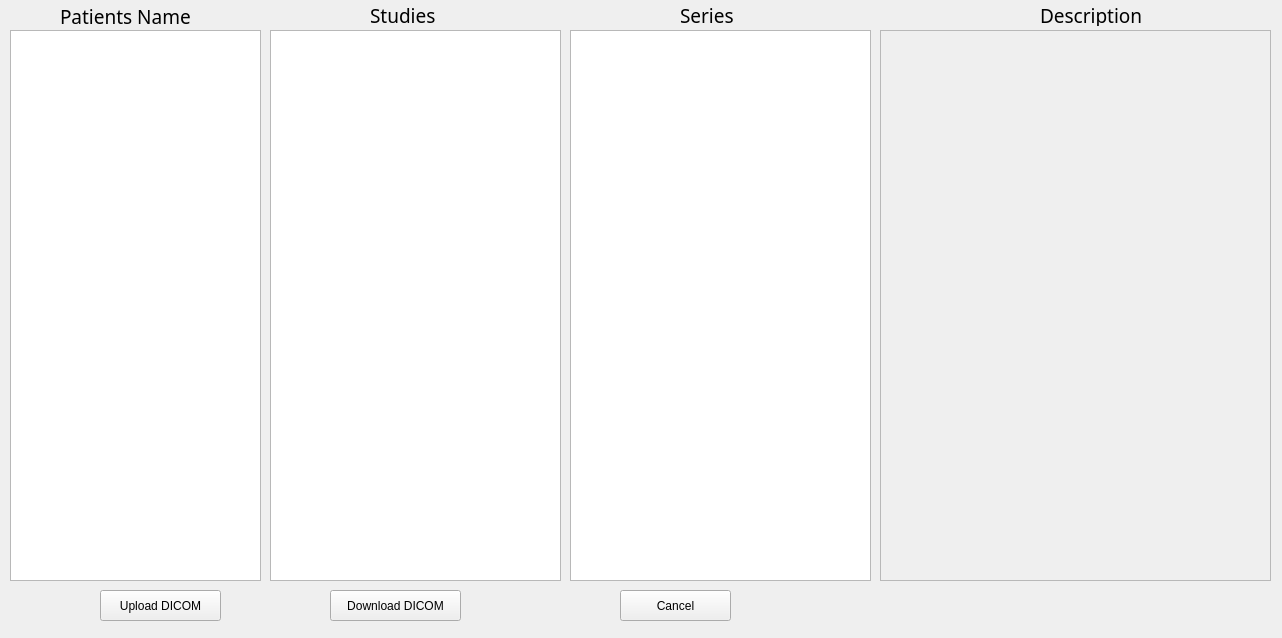
<?xml version="1.0" encoding="UTF-8"?>
<ui version="4.0">
 <class>PacsWindow</class>
 <widget class="QMainWindow" name="PacsWindow">
  <property name="enabled">
   <bool>true</bool>
  </property>
  <property name="geometry">
   <rect>
    <x>0</x>
    <y>0</y>
    <width>1282</width>
    <height>638</height>
   </rect>
  </property>
  <property name="font">
   <font>
    <kerning>true</kerning>
   </font>
  </property>
  <property name="windowTitle">
   <string notr="true">PacsWindow</string>
  </property>
  <property name="animated">
   <bool>true</bool>
  </property>
  <widget class="QWidget" name="centralWidget">
   <widget class="QPushButton" name="selectFolder">
    <property name="geometry">
     <rect>
      <x>100</x>
      <y>590</y>
      <width>121</width>
      <height>31</height>
     </rect>
    </property>
    <property name="text">
     <string>Upload DICOM</string>
    </property>
   </widget>
   <widget class="QLabel" name="label">
    <property name="geometry">
     <rect>
      <x>60</x>
      <y>6</y>
      <width>141</width>
      <height>20</height>
     </rect>
    </property>
    <property name="font">
     <font>
      <family>Century Gothic</family>
      <pointsize>14</pointsize>
      <weight>50</weight>
      <bold>false</bold>
     </font>
    </property>
    <property name="text">
     <string>Patients Name</string>
    </property>
   </widget>
   <widget class="QLabel" name="label_2">
    <property name="geometry">
     <rect>
      <x>370</x>
      <y>5</y>
      <width>81</width>
      <height>21</height>
     </rect>
    </property>
    <property name="font">
     <font>
      <family>Century Gothic</family>
      <pointsize>14</pointsize>
     </font>
    </property>
    <property name="text">
     <string>Studies</string>
    </property>
   </widget>
   <widget class="QLabel" name="label_3">
    <property name="geometry">
     <rect>
      <x>680</x>
      <y>0</y>
      <width>61</width>
      <height>31</height>
     </rect>
    </property>
    <property name="font">
     <font>
      <family>Century Gothic</family>
      <pointsize>14</pointsize>
     </font>
    </property>
    <property name="text">
     <string>Series</string>
    </property>
   </widget>
   <widget class="QLabel" name="label_4">
    <property name="geometry">
     <rect>
      <x>1040</x>
      <y>5</y>
      <width>121</width>
      <height>21</height>
     </rect>
    </property>
    <property name="font">
     <font>
      <family>Century Gothic</family>
      <pointsize>14</pointsize>
     </font>
    </property>
    <property name="text">
     <string>Description</string>
    </property>
   </widget>
   <widget class="QTextEdit" name="textEdit">
    <property name="enabled">
     <bool>false</bool>
    </property>
    <property name="geometry">
     <rect>
      <x>880</x>
      <y>30</y>
      <width>391</width>
      <height>551</height>
     </rect>
    </property>
    <property name="font">
     <font>
      <pointsize>12</pointsize>
      <weight>75</weight>
      <bold>true</bold>
     </font>
    </property>
    <property name="styleSheet">
     <string notr="true">color: rgb(0, 0, 0);</string>
    </property>
   </widget>
   <widget class="QPushButton" name="pushButton">
    <property name="geometry">
     <rect>
      <x>330</x>
      <y>590</y>
      <width>131</width>
      <height>31</height>
     </rect>
    </property>
    <property name="text">
     <string>Download DICOM</string>
    </property>
   </widget>
   <widget class="QPushButton" name="pushButton_2">
    <property name="geometry">
     <rect>
      <x>620</x>
      <y>590</y>
      <width>111</width>
      <height>31</height>
     </rect>
    </property>
    <property name="text">
     <string>Cancel</string>
    </property>
   </widget>
   <widget class="QListView" name="nameListView">
    <property name="geometry">
     <rect>
      <x>10</x>
      <y>30</y>
      <width>251</width>
      <height>551</height>
     </rect>
    </property>
   </widget>
   <widget class="QListView" name="studiesListView">
    <property name="geometry">
     <rect>
      <x>270</x>
      <y>30</y>
      <width>291</width>
      <height>551</height>
     </rect>
    </property>
   </widget>
   <widget class="QListView" name="seriesListView">
    <property name="geometry">
     <rect>
      <x>570</x>
      <y>30</y>
      <width>301</width>
      <height>551</height>
     </rect>
    </property>
   </widget>
  </widget>
 </widget>
 <layoutdefault spacing="6" margin="11"/>
 <resources/>
 <connections/>
</ui>
